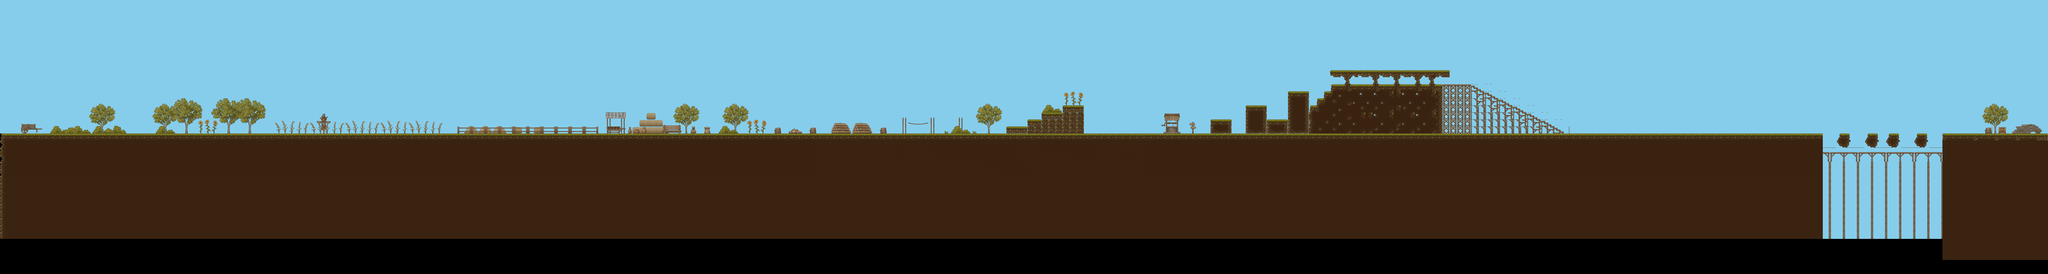

Rendered tile map (Tiled .tmx) drawn with the repository's tilesets; below, a short description and the map source with its tile grids summarised:
An orthogonal 291x39 tile map with 32x32 px tiles, 5 tile layers (Cielo, suelos, objetos, objetos 2, ...), 4 tilesets and 69 objects (2x esqueleto, 2x golem, 2x bruja_Fuego, 2x bandido_pesado, fin_nivel, ...).

<map version="1.10" tiledversion="1.11.2" orientation="orthogonal" renderorder="right-down" width="291" height="39" tilewidth="32" tileheight="32" infinite="0" nextlayerid="12" nextobjectid="140">
 <tileset firstgid="1" name="tierra" tilewidth="32" tileheight="32" tilecount="256" columns="16">
  <image source="Texture calle villa/TX Tileset Ground.png" width="512" height="512" />
 </tileset>
 <tileset firstgid="257" source="props.tsx" />
 <tileset firstgid="1281" source="tierra.tsx" />
 <tileset firstgid="1537" source="Cielo.tsx" />
 <layer id="9" name="Cielo" width="291" height="39">
  <data>[11349 cells, 6039 non-empty, 2 distinct tile ids]</data>
 </layer>
 <layer id="1" name="suelos" width="291" height="39">
  <data>[11349 cells, 4480 non-empty, 66 distinct tile ids]</data>
 </layer>
 <layer id="3" name="objetos" width="291" height="39">
  <data>[11349 cells, 185 non-empty, 71 distinct tile ids]</data>
 </layer>
 <layer id="4" name="objetos 2" width="291" height="39">
  <data>[11349 cells, 168 non-empty, 84 distinct tile ids]</data>
 </layer>
 <layer id="5" name="objetos 3" width="291" height="39">
  <data>[11349 cells, 354 non-empty, 97 distinct tile ids]</data>
 </layer>
 <objectgroup id="6" name="colisiones">
  <object id="12" x="0" y="608" width="1152" height="192">
   <properties>
    <property name="type" value="solid" />
   </properties>
  </object>
  <object id="13" x="1152" y="608" width="992" height="192">
   <properties>
    <property name="type" value="solid" />
   </properties>
  </object>
  <object id="14" x="2144" y="608" width="1024" height="192">
   <properties>
    <property name="type" value="solid" />
   </properties>
  </object>
  <object id="15" x="3168" y="608" width="1120" height="192">
   <properties>
    <property name="type" value="solid" />
   </properties>
  </object>
  <object id="16" x="4288" y="608" width="1152" height="192">
   <properties>
    <property name="type" value="solid" />
   </properties>
  </object>
  <object id="17" x="4576" y="576" width="352" height="32">
   <properties>
    <property name="type" value="solid" />
   </properties>
  </object>
  <object id="18" x="4672" y="544" width="256" height="32">
   <properties>
    <property name="type" value="solid" />
   </properties>
  </object>
  <object id="19" x="4736" y="512" width="192" height="32">
   <properties>
    <property name="type" value="solid" />
   </properties>
  </object>
  <object id="20" x="4832" y="480" width="96" height="32">
   <properties>
    <property name="type" value="solid" />
   </properties>
  </object>
  <object id="21" x="5440" y="608" width="960" height="192">
   <properties>
    <property name="type" value="solid" />
   </properties>
  </object>
  <object id="27" x="5952" y="480" width="928" height="128">
   <properties>
    <property name="type" value="solid" />
   </properties>
  </object>
  <object id="28" x="6048" y="384" width="640" height="96">
   <properties>
    <property name="type" value="solid" />
   </properties>
  </object>
  <object id="29" x="6016" y="416" width="32" height="64">
   <properties>
    <property name="type" value="solid" />
   </properties>
  </object>
  <object id="30" x="5984" y="448" width="32" height="32">
   <properties>
    <property name="type" value="solid" />
   </properties>
  </object>
  <object id="33" x="6400" y="608" width="992" height="192">
   <properties>
    <property name="type" value="solid" />
   </properties>
  </object>
  <object id="34" x="7392" y="608" width="864" height="192">
   <properties>
    <property name="type" value="solid" />
   </properties>
  </object>
  <object id="35" x="8256" y="608" width="32" height="192">
   <properties>
    <property name="type" value="solid" />
   </properties>
  </object>
  <object id="36" x="8352" y="608" width="64" height="64">
   <properties>
    <property name="type" value="solid" />
   </properties>
  </object>
  <object id="37" x="8480" y="608" width="64" height="64">
   <properties>
    <property name="type" value="solid" />
   </properties>
  </object>
  <object id="38" x="8576" y="608" width="64" height="64">
   <properties>
    <property name="type" value="solid" />
   </properties>
  </object>
  <object id="39" x="8704" y="608" width="64" height="64">
   <properties>
    <property name="type" value="solid" />
   </properties>
  </object>
  <object id="41" x="8832" y="608" width="480" height="64">
   <properties>
    <property name="type" value="solid" />
   </properties>
  </object>
  <object id="81" x="6720" y="416" />
  <object id="83" x="7104" y="608" />
  <object id="84" x="7040" y="576" />
  <object id="85" x="6976" y="544" />
  <object id="86" x="7087" y="601" />
  <object id="87" x="7071" y="593" />
  <object id="88" x="7055" y="585" />
  <object id="89" x="7027" y="569" />
  <object id="90" x="7012" y="561" />
  <object id="91" x="6991" y="550" />
  <object id="92" x="6966" y="537" />
  <object id="93" x="6949" y="532" />
  <object id="94" x="6930" y="522" />
  <object id="95" x="6914" y="513" />
  <object id="96" x="6899" y="506" />
  <object id="97" x="6885" y="496" />
  <object id="98" x="6852" y="479" />
  <object id="99" x="6837" y="472" />
  <object id="100" x="6820" y="466" />
  <object id="101" x="6796" y="458" />
  <object id="102" x="6784" y="447" />
  <object id="103" x="6769" y="439" />
  <object id="104" x="6756" y="433" />
  <object id="105" x="6738" y="424" />
  <object id="109" x="6048" y="320" width="534" height="1.33333" />
  <object id="111" x="6560" y="320" width="32" />
  <object id="115" x="5504" y="544" width="96" height="64" />
  <object id="116" x="5664" y="480" width="96" height="128" />
  <object id="117" x="5760" y="544" width="96" height="64" />
  <object id="118" x="5856" y="416" width="96" height="192" />
  <object id="119" x="8288" y="704" width="192" />
  <object id="120" x="8480" y="704" width="352" />
  <object id="121" x="9312" y="318.913" width="0.0869565" height="289.087" />
  <object id="122" x="9312" y="0" height="352" />
  <object id="123" x="0" y="0" height="608" />
 </objectgroup>
 <objectgroup id="11" name="indicadores">
  <object id="124" name="fin_nivel" x="8960" y="608">
   <properties>
    <property name="tipo" value="indicador" />
   </properties>
   <point />
  </object>
 </objectgroup>
 <objectgroup id="8" name="spawn" offsetx="1.33333" offsety="-8">
  <object id="69" name="spawn_jugador" x="212.594" y="608.011">
   <properties>
    <property name="tipo" value="player_spawn" />
   </properties>
   <point />
  </object>
 </objectgroup>
 <objectgroup id="10" name="enemigos" offsetx="-31" offsety="9">
  <object id="72" name="esqueleto" x="1290.91" y="583.636">
   <properties>
    <property name="tipo" value="esqueleto" />
   </properties>
   <point />
  </object>
  <object id="74" name="golem" x="702" y="598.333">
   <properties>
    <property name="tipo" value="Golem" />
   </properties>
   <point />
  </object>
  <object id="75" name="bruja_Fuego" x="1955.7" y="586.879">
   <properties>
    <property name="tipo" value="Bruja_Fuego" />
   </properties>
   <point />
  </object>
  <object id="76" name="necromancer" x="3479.48" y="588.576">
   <properties>
    <property name="tipo" value="necromancer" />
   </properties>
   <point />
  </object>
  <object id="78" name="arquero" x="5147.97" y="582.788">
   <properties>
    <property name="tipo" value="arquero" />
   </properties>
   <point />
  </object>
  <object id="79" name="bandido_pesado" x="2334.22" y="579.485">
   <properties>
    <property name="tipo" value="bandido_pesado" />
   </properties>
   <point />
  </object>
  <object id="134" name="golem" x="7601.67" y="533.667">
   <properties>
    <property name="tipo" value="Golem" />
   </properties>
   <point />
  </object>
  </objectgroup>
</map>
<!-- 3 of 69 objects omitted -->
